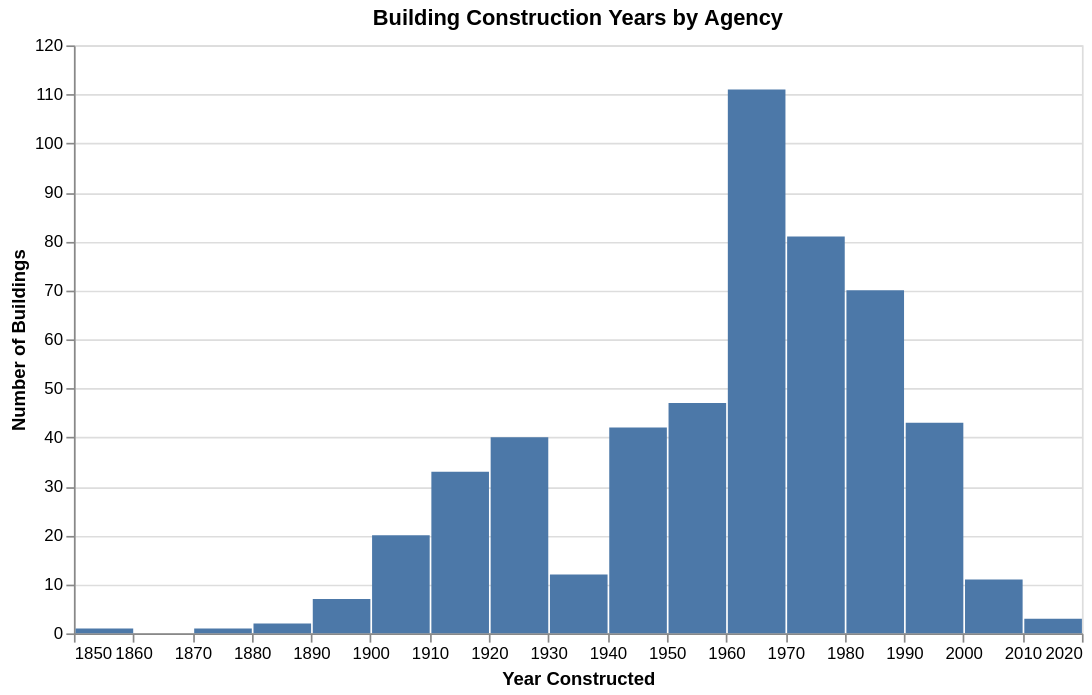

Write notebook code for a chart like this one.
### Code cell
df_dropdown=alt.binding_select(options=sorted(df['Agency Name'].dropna().unique().tolist()), name='Agency: ')
selection = alt.selection_point(fields=['Agency Name'],bind=df_dropdown,value='University of Illinois')
chart2=alt.Chart(df).mark_bar().encode(alt.X('Year Constructed:Q',bin=alt.Bin(maxbins=30),axis=alt.Axis(title='Year Constructed', format='d')),alt.Y('count()', axis=alt.Axis(title='Number of Buildings'))).transform_filter(alt.datum['Year Constructed'] > 0).add_params(selection).transform_filter(selection).properties(width=600,height=350, title='Building Construction Years by Agency')
chart2

### Figure 1 — Vega-Lite specification as saved in the notebook (floating-point values rounded to 4 significant figures; data arrays with more than 128 entries replaced by an {"elided": "..."} marker saying what was removed)
{"config": {"view": {"continuousWidth": 300, "continuousHeight": 300}}, "data": {"name": "data-5febee23fd6baca2b7d526a26f5a01d0"}, "mark": {"type": "bar"}, "encoding": {"x": {"axis": {"format": "d", "title": "Year Constructed"}, "bin": {"maxbins": 30}, "field": "Year Constructed", "type": "quantitative"}, "y": {"aggregate": "count", "axis": {"title": "Number of Buildings"}, "type": "quantitative"}}, "height": 350, "params": [{"name": "param_e017cd74856de129", "select": {"type": "point", "fields": ["Agency Name"]}, "bind": {"input": "select", "options": ["Appellate Court / Fifth District", "Appellate Court / Fourth District", "Appellate Court / Second District", "Appellate Court / Third District", "Chicago State University", "Department of Agriculture", "Department of Central Management Services", "Department of Corrections", "Department of Human Services", "Department of Juvenile Justice", "Department of Military Affairs", "Department of Natural Resources", "Department of Public Health", "Department of Revenue", "Department of State Police", "Department of Transportation", "Department of Veterans' Affairs", "Eastern Illinois University", "Governor's Office", "Governors State University", "Historic Preservation Agency", "IL State Board of Education", "Illinois Board of Higher Education", "Illinois Community College Board", "Illinois Courts", "Illinois Emergency Management Agency", "Illinois Medical District Commission", "Illinois State University", "Northeastern Illinois University", "Northern Illinois University", "Office of the Attorney General", "Office of the Secretary of State", "Southern Illinois University", "University of Illinois", "Western Illinois University"], "name": "Agency: "}, "value": "University of Illinois"}], "title": "Building Construction Years by Agency", "transform": [{"filter": "(datum['Year Constructed'] > 0)"}, {"filter": {"param": "param_e017cd74856de129"}}], "width": 600, "$schema": "https://vega.github.io/schema/vega-lite/v6.1.0.json", "datasets": {"data-5febee23fd6baca2b7d526a26f5a01d0": {"elided": "8862 records"}}}
